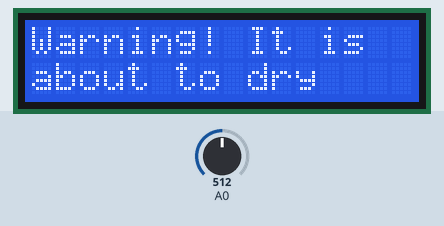
Simulated run of this sketch. Board: Arduino Uno, built with avr-gcc and run on an emulated ATmega328P. On the bench: 16×2 character LCD. The inputs (shaded band) are chosen by the test bench; at power-on: A0 = 512. What the sketch prints to the serial monitor is not drawn.

Above: at 1.2 s.
1.3 s: A0 set to 313
7.6 s: A0 set to 283
At 9.7 s:
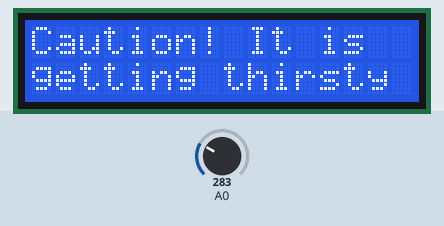
15.4 s: A0 set to 138
19.7 s: A0 set to 117
At 22.1 s:
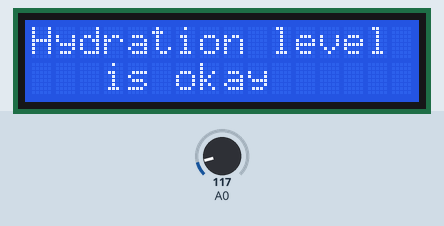
27.5 s: A0 set to 52
31.8 s: A0 set to 46
At 34.6 s:
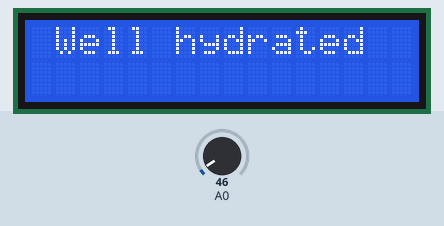
Timing chart, 0 to 36.1 s (numbered marks = the images above; inputs shaded):
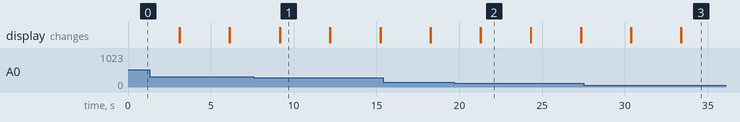

The sketch:

codes_of_project.ino
```cpp
/*
 Project Name : Portable Soil Moisture Meter Device
 Revision Date: 02.01.2022
 Author       : Zeki Tepret
 //-------------------------------------------------------------------------------------------------------------------
 Purpose      : Providing the optimum environment for the plant by measuring the moisture in the soil
 //-------------------------------------------------------------------------------------------------------------------
 System Input :
                1- Soil moisture sensor: To measure the soil moisture
 System Output:
                1- To display information about the soil and plant
 //--------------------------------------------------------------------------------------------------------------------
 System work  : Soil moisture sensing process is carried out with soil moisture sensor and according to the sensor,
                value LCD is printed some text about plants.
 //----------------------------------------------------------------------------------------------------------------------
 */
 //-----------------------------------------------------------------------------------------------------------------------

 //DEFINITIONS

#include <LiquidCrystal_I2C.h>
const int olcum=A0;
int deger;                              //To store sensor value
LiquidCrystal_I2C lcd(0x3F,16,2);

void setup()
{
  lcd.begin();
  Serial.begin(9600);
 }

void loop()
{
  deger=analogRead(A0);
  Serial.println(deger);


    if(deger<50){                     //case1
    lcd.setCursor(1,0);
    lcd.print("Well hydrated");
    delay(3000);
    lcd.clear();
   }
  else if(deger<125){                 //case2
    lcd.setCursor(0,0);
    lcd.print("Hydration level");
    lcd.setCursor(3,1);
    lcd.print("is okay");
    delay(3000);
    lcd.clear();
   }
   else if(deger<300){                 //case3
    lcd.setCursor(0,0);
    lcd.print("Caution! It is ");
    lcd.setCursor(0,1);
    lcd.print("getting thirsty");
    delay(3000);
    lcd.clear();
   }
   else{                               //case4
    lcd.setCursor(0,0);
    lcd.print("Warning! It is");
    lcd.setCursor(0,1);
    lcd.print("about to dry");
    delay(3000);
    lcd.clear();
   }
}
```

Measured:
- the behaviour switches between 300 and 299 on A0 (found by bisection; images 0 and 1)
- the behaviour switches between 125 and 124 on A0 (found by bisection; images 1 and 2)
- the behaviour switches between 50 and 49 on A0 (found by bisection; images 2 and 3)
- after the input at 7.6 s, the display: first differs from a run without the input after 1.6 s (image 1)
- after the input at 19.7 s, the display: first differs from a run without the input after 1.6 s (image 2)
- after the input at 31.8 s, the display: first differs from a run without the input after 1.6 s (image 3)
- what the display in image 1 shows lasts 3.0 s, from 9.2 s to 12.2 s
